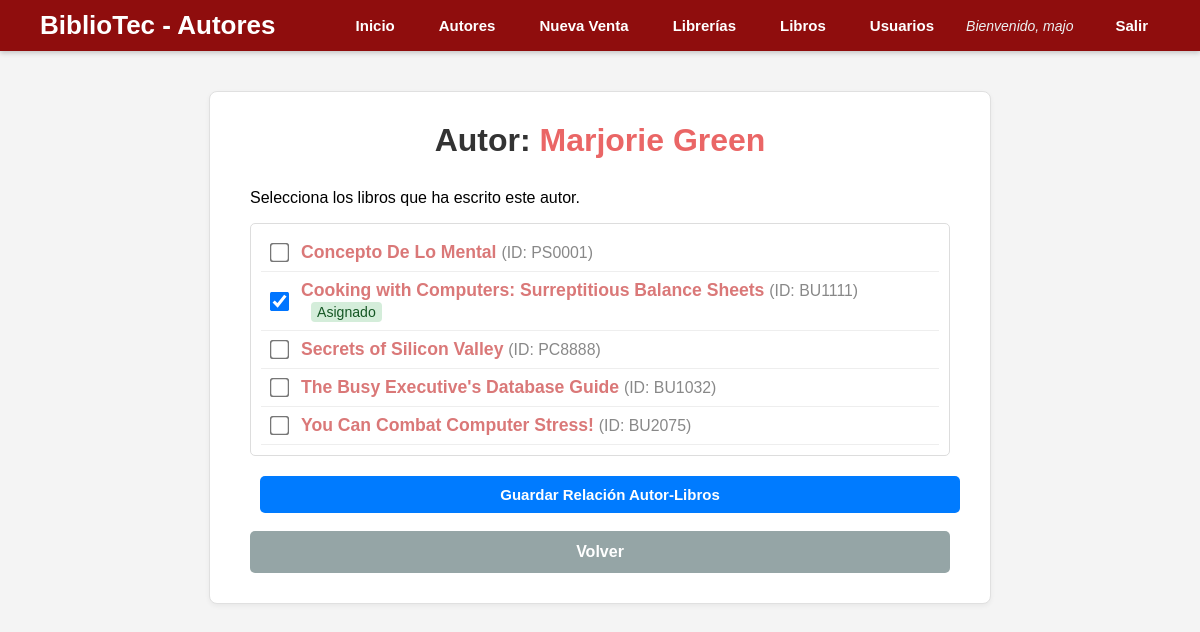
The app's page /gestionar_libros_autor.php?id=213-46-8915 (signed in) with its own data.
### tables this page shows
CREATE TABLE `authors` (
  `au_id` varchar(11) NOT NULL,
  `au_lname` varchar(40) NOT NULL,
  `au_fname` varchar(20) NOT NULL,
  `phone` char(12) NOT NULL DEFAULT 'UNKNOWN',
  `address` varchar(40) DEFAULT NULL,
  `city` varchar(20) DEFAULT NULL,
  `state` char(2) DEFAULT NULL,
  `zip` char(5) DEFAULT NULL,
  `contract` tinyint(1) NOT NULL
);

CREATE TABLE `titles` (
  `title_id` varchar(6) NOT NULL,
  `title` varchar(80) NOT NULL,
  `type` char(12) NOT NULL DEFAULT 'UNDECIDED',
  `pub_id` char(4) DEFAULT NULL,
  `price` decimal(10,4) DEFAULT NULL,
  `advance` decimal(10,4) DEFAULT NULL,
  `royalty` int(11) DEFAULT NULL,
  `ytd_sales` int(11) DEFAULT NULL,
  `notes` varchar(200) DEFAULT NULL,
  `pubdate` datetime NOT NULL DEFAULT current_timestamp()
);

### gestionar_libros_autor.php (the view, shortened to what this page needs)
<?php
require 'conexion.php';
$au_id = $_GET['id'];
$stmt_au = $pdo->prepare("SELECT au_fname, au_lname FROM authors WHERE au_id = ?");
$stmt_au->execute([$au_id]);
$autor = $stmt_au->fetch(PDO::FETCH_ASSOC);
$sql = "SELECT
            T.title_id,
            T.title,
            (SELECT COUNT(*) FROM titleauthor TA WHERE TA.title_id = T.title_id AND TA.au_id = :au_id) as asignado
        FROM titles T
        ORDER BY T.title ASC";
$stmt = $pdo->prepare($sql);
$stmt->execute([':au_id' => $au_id]);
$catalogo_libros = $stmt->fetchAll(PDO::FETCH_ASSOC);
?>
<!DOCTYPE html>
<html lang="es">
<head>
    <link rel="stylesheet" href="estilo.css">
</head>
<body>
    <header>
        <div class="header-container">
            <h1>BiblioTec - Autores</h1>
            <nav>
                <ul>
                    <li><a href="dashboard.php">Inicio</a></li>
                    <li><a href="autores.php">Autores</a></li>
                    <li><a href="ventas.php">Nueva Venta</a></li>
                    <li><a href="librerias.php">Librerías</a></li>
                    <li><a href="libros.php">Libros</a></li>
                    <li><a href="usuarios.php">Usuarios</a></li>
                    <li class="user-welcome">
                        Bienvenido, <?php echo htmlspecialchars($_SESSION['user_name']); ?>
                    </li>
                    <li><a href="logout.php">Salir</a></li>
                </ul>
            </nav>
        </div>
    </header>
    <main class="main-content">
        <div class="form-container" style="max-width: 700px;">
            <h2>Autor: <span style="color: #ea6666ff;"><?php echo htmlspecialchars($autor['au_fname'] . ' ' . $autor['au_lname']); ?></span></h2>
            <p>Selecciona los libros que ha escrito este autor.</p>
            <form action="" method="POST">
                <div class="checklist-container">
                    <?php if (count($catalogo_libros) > 0): ?>
                        <?php foreach ($catalogo_libros as $libro): ?>
                            <?php $isChecked = ($libro['asignado'] > 0) ? 'checked' : ''; ?>
                            <div class="book-item">
                                <input type="checkbox"
                                       id="book_<?php echo $libro['title_id']; ?>"
                                       name="libros[]"
                                       value="<?php echo $libro['title_id']; ?>"
                                       <?php echo $isChecked; ?>>
                                <label for="book_<?php echo $libro['title_id']; ?>">
                                    <strong><?php echo htmlspecialchars($libro['title']); ?></strong>
                                    <span style="color:#888; font-size:0.9em;">(ID: <?php echo $libro['title_id']; ?>)</span>
                                    <?php if($isChecked): ?>
                                        <span class="assigned-tag">Asignado</span>
                                    <?php endif; ?>
                                </label>
                            </div>
                        <?php endforeach; ?>
                    <?php else: ?>
                        <p style="text-align:center; padding:20px;">No hay libros registrados en el sistema.</p>
                    <?php endif; ?>
                </div>
                <div class="form-actions" style="margin-top: 20px;">
                    <button type="submit" class="btn-primary" style="width: 100%;">Guardar Relación Autor-Libros</button>
                    <br><br>
                    <a href="autores.php" class="btn-dashboard btn-historial">Volver</a>
                </div>
            </form>
        </div>
    </main>
</body>
</html>

### estilo.css (style rules this page uses)
body { font-family: Arial, sans-serif; margin: 0; padding: 0; background-color: #f4f4f4; }
header { background-color: #8f0d0d; color: white; padding: 10px 40px; box-shadow: 0 2px 5px rgba(0, 0, 0, 0.2); }
.header-container { display: flex; justify-content: space-between; align-items: center; max-width: 1200px; margin: 0 auto; }
header h1 { margin: 0; font-size: 26px; }
nav ul { margin: 0; padding: 0; list-style: none; display: flex; align-items: center; }
nav li { margin-left: 20px; }
nav a { text-decoration: none; color: white; font-weight: bold; font-size: 15px; padding: 8px 12px; border-radius: 4px; transition: background-color 0.3s ease; }
.user-welcome { color: #ecf0f1; font-style: italic; font-size: 14px; margin-right: 10px; }
.main-content { max-width: 1100px; margin: 40px auto; padding: 0 20px; }
.main-content h2 { font-size: 32px; color: #2d3748; margin-bottom: 30px; text-align: center; }
strong { color: #da7878 }
.btn-dashboard { display: inline-block; text-decoration: none; color: white; padding: 12px 20px; border-radius: 5px; font-weight: bold; transition: background-color 0.3s ease; }
.btn-historial { background-color: #95a5a6; }
.form-container { max-width: 800px; margin: 0 auto; background-color: #ffffff; border: 1px solid #e0e0e0; border-radius: 8px; box-shadow: 0 2px 5px rgba(0, 0, 0, 0.05); padding: 30px 40px; }
.form-container h2 { text-align: center; margin-top: 0; margin-bottom: 30px; color: #333; }
.form-actions { margin-top: 30px; text-align: right; }
.form-actions button { padding: 10px 20px; font-size: 15px; font-weight: bold; border: none; border-radius: 5px; cursor: pointer; margin-left: 10px; transition: background-color 0.3s ease; }
.btn-primary { background-color: #007bff; color: white; }

### gestionar_libros_autor.php (style rules this page uses)
.checklist-container { max-height: 400px; overflow-y: auto; border: 1px solid #ddd; padding: 10px; border-radius: 5px; background: #fff; }
.book-item { display: flex; align-items: center; padding: 8px; border-bottom: 1px solid #eee; }
.book-item input[type="checkbox"] { transform: scale(1.5); margin-right: 15px; cursor: pointer; }
.book-item label { cursor: pointer; width: 100%; font-size: 1.1em; }
.assigned-tag { background-color: #d4edda; color: #155724; padding: 2px 6px; border-radius: 4px; font-size: 0.8em; margin-left: 10px; }
.btn-historial { justify-content: center;display:block; text-align:center; }

### records on screen
authors: au_fname+au_lname "Marjorie Green"
titles: title "Concepto De Lo Mental", title_id "PS0001"
titles: title "Cooking with Computers: Surreptitious Balance Sheets", title_id "BU1111", shows "Asignado"
titles: title "Secrets of Silicon Valley", title_id "PC8888"
titles: title "The Busy Executive's Database Guide", title_id "BU1032"
titles: title "You Can Combat Computer Stress!", title_id "BU2075"

### other values on screen
$_SESSION['user_name'] "majo"
